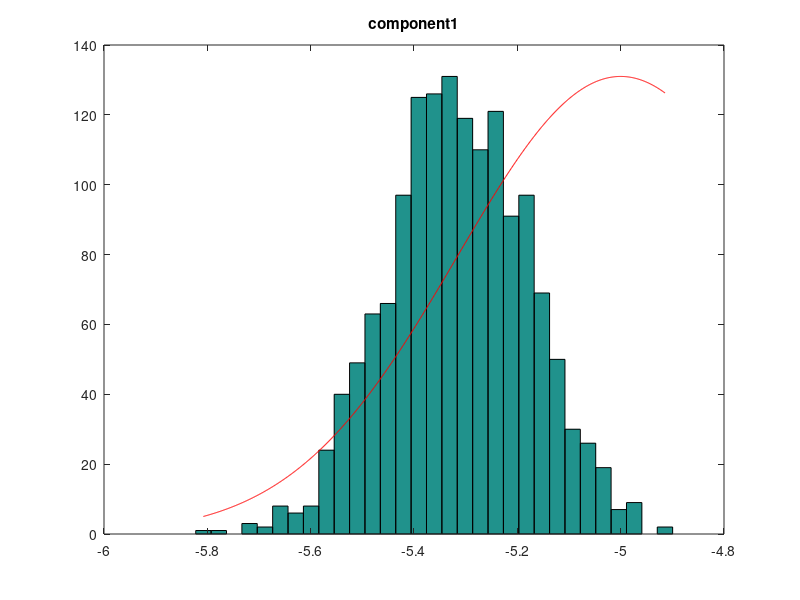
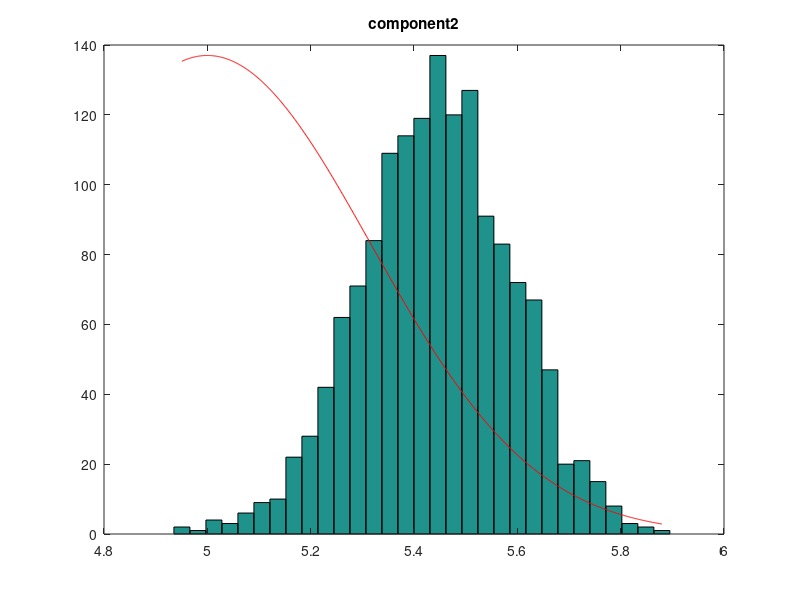

The MATLAB script that drew these images, in order:
clearvars;clc;close all;

%-------------------------------------
% GENERATE DATA
%-------------------------------------
% Forward sample 100 observations
%-------------------------------------

totalComponents = 2;
muTrue = [-5 5];
mixtureWeights = [0.5 0.5];
tau = 10;
totalObservations = 100;
componentObserved = randsample(1:totalComponents,totalObservations,true,mixtureWeights);

X = zeros(1,totalObservations);
for i = 1:totalObservations
    component = componentObserved(i);
    muObs = muTrue(component);
    X(i) = normrnd(muObs,sqrt(tau));
end

%-------------------------------------
% RUN SAMPLING
%-------------------------------------
% Sample using Gibbs Sampling
%-------------------------------------

totalSamples = 2000;

%initialize variables
Z = zeros(totalObservations, totalSamples+1);
Mu = zeros(totalComponents, totalSamples+1);
N = zeros(totalComponents, totalSamples+1);
Mu(:,1) = [-1 1]; %can be any random values
sumXik = zeros(totalComponents,1);

for t=2:totalSamples+1
    
    %sample z_i ~ Categorical(W) with w_k \propto exp( - (x_i - mu_k)^2 )
    for i = 1:totalObservations
        weights = exp( - (X(i) - Mu(:,t-1)).^2 );
        Z(i,t) = randsample(1:totalComponents,1,true,weights);
    end
    
    %compute N_k and sum x_ik
    for k = 1:totalComponents
        idx = (Z(:,t) == k);
        N(k,t) = sum( idx );
        sumXik(k) = sum( X( idx') );
    end
    
    %sample mu_k ~ Normal( tau*(sum x_ik)/(N_k*tau + 1), tau/(N_k*tau + 1)) 
    for k = 1:totalComponents
        current_mu = tau * sumXik(k) / ( N(k,t)*tau + 1 );
        current_sigma = sqrt( tau / ( N(k,t)*tau + 1 ) );
        Mu(k,t) = normrnd(current_mu, current_sigma);
    end
    
end


%-------------------------------------
% DISCARD INITIAL SAMPLES
%-------------------------------------
% Discard first samples as burn-in
%-------------------------------------

totalDiscarded = 500;

ZFinal = Z(:,totalDiscarded+2:end);
MuFinal = Mu(:,totalDiscarded+2:end);


%-------------------------------------
% RESULTS
%-------------------------------------
% Plot and analyze results
%-------------------------------------

for k=1:totalComponents
    
    %plot estimated curve for the k-th component
    figure(k);
    y = MuFinal(k,:);
    delta = (max(y)-min(y))/30;
    x = min(y):delta:max(y);
    [counts binValues] = hist(y,x);
    hist(y,x);
    title(strcat('component ',num2str(k)));
    
    %plot true distribution line on top
    deltaTrue = (max(y)-min(y))/1000;
    xTrue = min(y):deltaTrue:max(y);
    yTrue = (1/sqrt(2*pi*tau))*exp(-(xTrue - muTrue(k)).^2 / 2*tau);
    yTrue = yTrue * max(counts) / max(yTrue); %adjust curve to plotted histogram
    hold on;
    plot(xTrue,yTrue,'r');
end